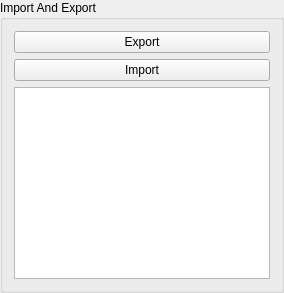
                                <widget class="QGroupBox" name="groupBox_2">
                                    <property name="sizePolicy">
                                        <sizepolicy hsizetype="Preferred" vsizetype="Expanding">
                                            <horstretch>0</horstretch>
                                            <verstretch>0</verstretch>
                                        </sizepolicy>
                                    </property>
                                    <property name="title">
                                        <string>Import And Export</string>
                                    </property>
                                    <layout class="QGridLayout" name="gridLayout_6">
                                        <item row="0" column="0">
                                            <widget class="QPushButton" name="pushButton_2">
                                                <property name="text">
                                                    <string>Export</string>
                                                </property>
                                            </widget>
                                        </item>
                                        <item row="2" column="0">
                                            <widget class="QTextEdit" name="textEdit"/>
                                        </item>
                                        <item row="1" column="0">
                                            <widget class="QPushButton" name="pushButton_3">
                                                <property name="text">
                                                    <string>Import</string>
                                                </property>
                                            </widget>
                                        </item>
                                    </layout>
                                </widget>
